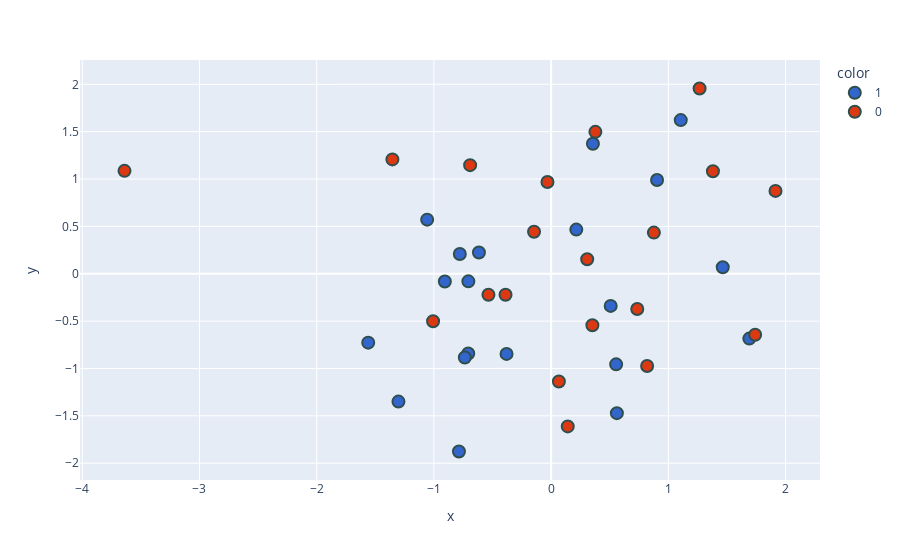

Source (notebook cell):
### Code cell
new_df['target'] = new_df['target'].astype('str')
fig = px.scatter(x=new_df['pc1'],
                 y=new_df['pc2'],
                 color=new_df['target'],
                 color_discrete_sequence=px.colors.qualitative.G10
                )

fig.update_traces(marker=dict(size=12,
                              line=dict(width=2,
                                        color='DarkSlateGrey')),
                  selector=dict(mode='markers'))
fig.show()

### Figure 1 — Plotly figure (JSON) as saved in the notebook; plotly's stock layout.template omitted (floating-point values rounded to 4 significant figures)
{"data": [{"hovertemplate": "color=1<br>x=%{x}<br>y=%{y}<extra></extra>", "legendgroup": "1", "marker": {"color": "#3366CC", "line": {"color": "DarkSlateGrey", "width": 2}, "size": 12, "symbol": "circle"}, "mode": "markers", "name": "1", "orientation": "v", "showlegend": true, "type": "scatter", "x": [0.5608, -0.7063, -0.7865, 1.106, -0.7072, 1.691, -0.7364, 0.3564, 0.5545, -1.058, 0.9036, 0.5078, -1.56, -0.9068, -0.7791, 1.464, -0.616, 0.2146, -1.303, -0.3805], "xaxis": "x", "y": [-1.472, -0.08049, -1.877, 1.622, -0.8419, -0.6848, -0.8838, 1.372, -0.9567, 0.571, 0.9895, -0.3394, -0.7273, -0.08255, 0.2088, 0.06828, 0.2242, 0.4658, -1.35, -0.8465], "yaxis": "y"}, {"hovertemplate": "color=0<br>x=%{x}<br>y=%{y}<extra></extra>", "legendgroup": "0", "marker": {"color": "#DC3912", "line": {"color": "DarkSlateGrey", "width": 2}, "size": 12, "symbol": "circle"}, "mode": "markers", "name": "0", "orientation": "v", "showlegend": true, "type": "scatter", "x": [1.74, -1.007, 0.06608, -0.1459, 0.8188, 1.38, -0.5349, -3.64, -0.3892, 0.3075, 0.8765, 1.266, 0.3774, -0.6912, 0.3519, -0.03134, 0.7347, 1.914, -1.354, 0.1417], "xaxis": "x", "y": [-0.6434, -0.5017, -1.137, 0.4436, -0.9743, 1.081, -0.2225, 1.086, -0.2212, 0.1532, 0.4342, 1.956, 1.498, 1.147, -0.5438, 0.9688, -0.3727, 0.8745, 1.207, -1.612], "yaxis": "y"}], "layout": {"legend": {"title": {"text": "color"}, "tracegroupgap": 0}, "margin": {"t": 60}, "xaxis": {"anchor": "y", "domain": [0, 1], "title": {"text": "x"}}, "yaxis": {"anchor": "x", "domain": [0, 1], "title": {"text": "y"}}}}
